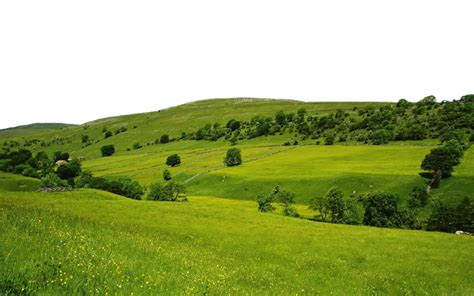
#> input picture image/nature-1.jpeg, 474 x 296 px
$ jupyter execute homework-13.ipynb
#> lines starting #> are read from the running program, lines starting #| are printed output that depends on the picture; after the words box and inside, x2 and y2 are one past the last pixel; in counts of white or black regions, pixels touching at a corner belong together
[cell 1]
import numpy as np
import matplotlib.pyplot as plt
import cv2 as cv
import os


cwd = os.getcwd()
cwds = cwd.split('/')
cwds.pop(-1)
img_path = '/'.join(cwds[:-1]) + f'/image/nature-1.jpeg'
mask_img_path = '/'.join(cwds[:-1]) + f'/image/circle_02.jpg'
img = cv.imread(img_path, cv.IMREAD_GRAYSCALE)
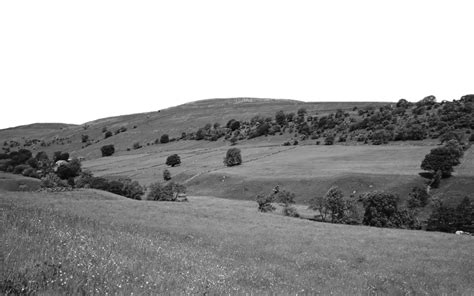
#> img: shape (296, 474); min 0, max 255, mean 159
mask_img = cv.imread(mask_img_path,cv.IMREAD_GRAYSCALE)
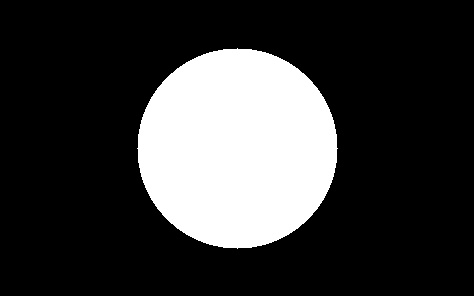
#> input picture image/circle_02.jpg, 474 x 296 px
#> mask_img is the input picture: shape (296, 474); min 0, max 255, mean 57.1
mask_img = mask_img/255

[cell 2]
f = np.fft.fft2(img)
fshift = np.fft.fftshift(f)
magnitude_spectrum = np.log(np.abs(fshift) + 1)
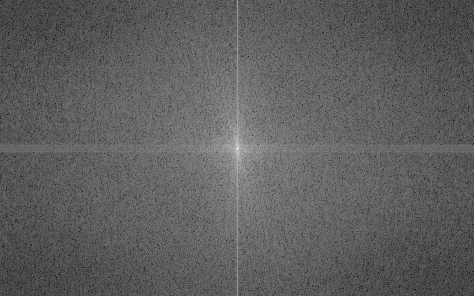
#> magnitude_spectrum: shape (296, 474) float64; min 2.25, max 16.92, mean 7.71; drawn with min black and max white


rows, cols = img.shape
#> rows = 296; cols = 474
crow, ccol = rows // 2, cols // 2   # center
#> crow = 148; ccol = 237

# -----------------------------
# 3️⃣ Create filter masks
# -----------------------------
# Low-pass mask (keep low frequencies)
r_low = 30   # radius of ow frequency circle
mask_low = np.zeros_like(img)
cv.circle(mask_low, (ccol, crow), r_low, 1, -1)
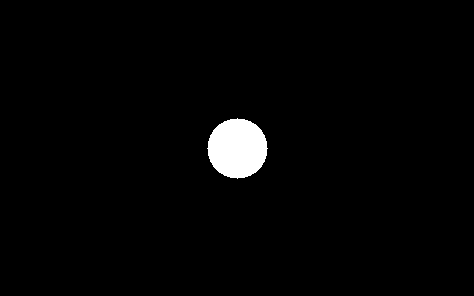
#> mask_low: shape (296, 474); values 0 (black) and 1 (white), 2% white; 1 white region, box (x1, y1, x2, y2) and area: (207, 118, 268, 179) 2821

# High-pass mask (keep high frequencies)
mask_high = 1 - mask_low

# Band-pass mask (keep mid frequencies)
r_low2, r_high2 = 20, 60
mask_band = np.zeros_like(img)
cv.circle(mask_band, (ccol, crow), r_high2, 1, -1)
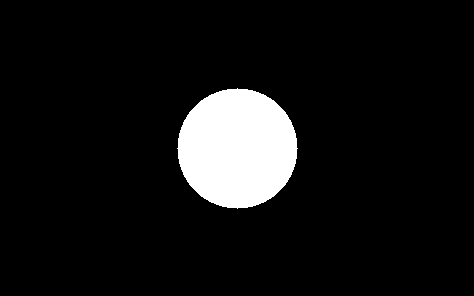
#> mask_band: shape (296, 474); values 0 (black) and 1 (white), 8% white; 1 white region, box (x1, y1, x2, y2) and area: (177, 88, 298, 209) 11289
cv.circle(mask_band, (ccol, crow), r_low2, 0, -1)
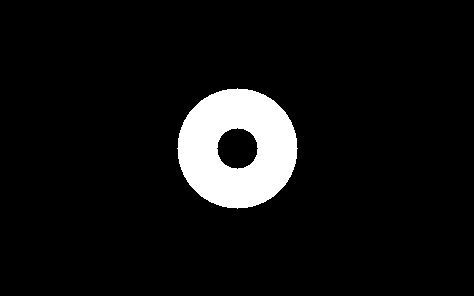
#> mask_band: shape (296, 474); values 0 (black) and 1 (white), 7.2% white; 1 white region, box (x1, y1, x2, y2) and area: (177, 88, 298, 209) 10032

# -----------------------------
# 4️⃣ Apply masks
# -----------------------------
low_pass = fshift * mask_low
high_pass = fshift * mask_high
band_pass = fshift * mask_band

# -----------------------------
# 5️⃣ Inverse FFT to reconstruct
# -----------------------------
def reconstruct(filtered):
    f_ishift = np.fft.ifftshift(filtered)
    img_back = np.fft.ifft2(f_ishift)
    img_back = np.abs(img_back)
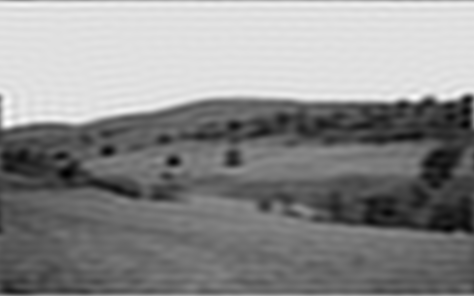
#> img_back: shape (296, 474) float64; min 0.0793, max 289.6, mean 159; drawn with min black and max white
    return img_back

img_low = reconstruct(low_pass)
img_high = reconstruct(high_pass)
#> in reconstruct (call 2), `img_back = np.abs(img_back)`:
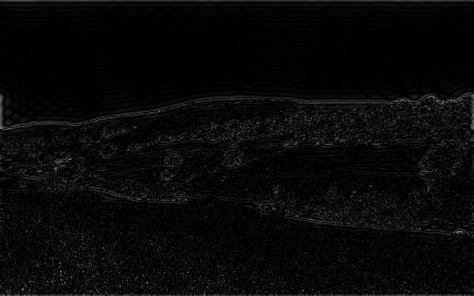
#> img_back: shape (296, 474) float64; min 6.83e-05, max 132.3, mean 8.7
img_band = reconstruct(band_pass)
#> in reconstruct (call 3), `img_back = np.abs(img_back)`:
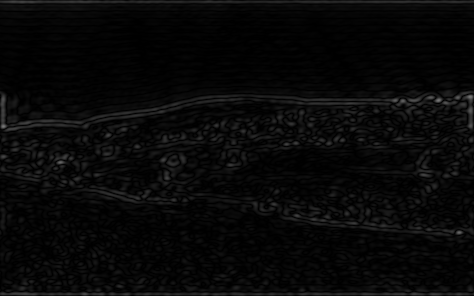
#> img_back: shape (296, 474) float64; min 0.000149, max 119.4, mean 8.5

# -----------------------------
# 6️⃣ Plot results
# -----------------------------
plt.figure(figsize=(16,14))

# Original and spectrum
plt.subplot(4,3,1), plt.imshow(img, cmap='gray')
plt.title("Original Image"), plt.axis('off')
plt.subplot(4,3,2), plt.imshow(magnitude_spectrum, cmap='gray')
plt.title("Magnitude Spectrum"), plt.axis('off')
plt.subplot(4,3,3), plt.hist(img.ravel(), bins=256, color='gray')
plt.title("Original Histogram")

# Low-pass
plt.subplot(4,3,4), plt.imshow(img_low, cmap='gray')
plt.title("Low-Pass Image"), plt.axis('off')
plt.subplot(4,3,5), plt.imshow(mask_low, cmap='gray')
plt.title("Low-Pass Mask"), plt.axis('off')
plt.subplot(4,3,6), plt.hist(img_low.ravel(), bins=256, color='gray')
plt.title("Low-Pass Histogram")

# High-pass
plt.subplot(4,3,7), plt.imshow(img_high, cmap='gray')
plt.title("High-Pass Image"), plt.axis('off')
plt.subplot(4,3,8), plt.imshow(mask_high, cmap='gray')
plt.title("High-Pass Mask"), plt.axis('off')
plt.subplot(4,3,9), plt.hist(img_high.ravel(), bins=256, color='gray')
plt.title("High-Pass Histogram")

# Band-pass
plt.subplot(4,3,10), plt.imshow(img_band, cmap='gray')
plt.title("Band-Pass Image"), plt.axis('off')
plt.subplot(4,3,11), plt.imshow(mask_band, cmap='gray')
plt.title("Band-Pass Mask"), plt.axis('off')
plt.subplot(4,3,12), plt.hist(img_band.ravel(), bins=256, color='gray')
plt.title("Band-Pass Histogram")

# plt.imsave('frequency_filtering_result.jpg', img_band, cmap='gray')
plt.tight_layout()
plt.show()
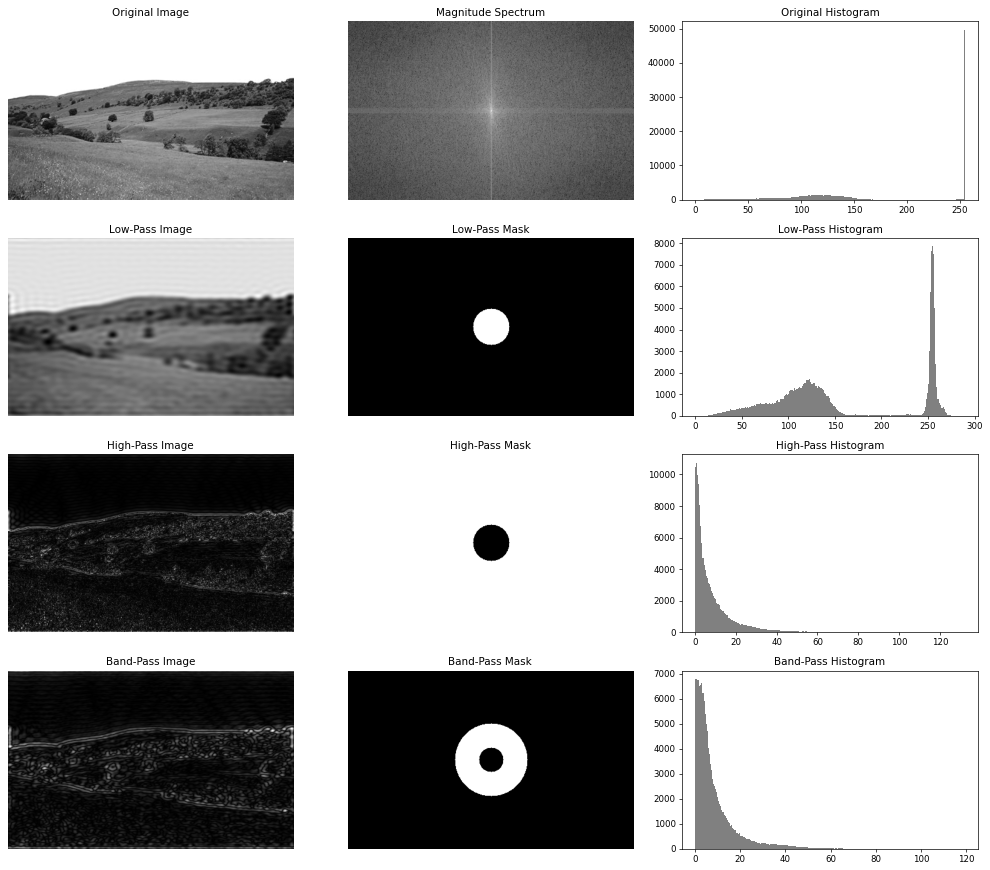
#> figure drawn by matplotlib, 12 panels; panel 3: tallest bar 49666 high, from x = 254 to 255; panel 6: tallest bar 7854 high, from x = 254.6 to 255.7; panel 9: tallest bar 10750 high, from x = 0.517 to 1.03; panel 12: tallest bar 6796 high, from x = 0.000149 to 0.466
